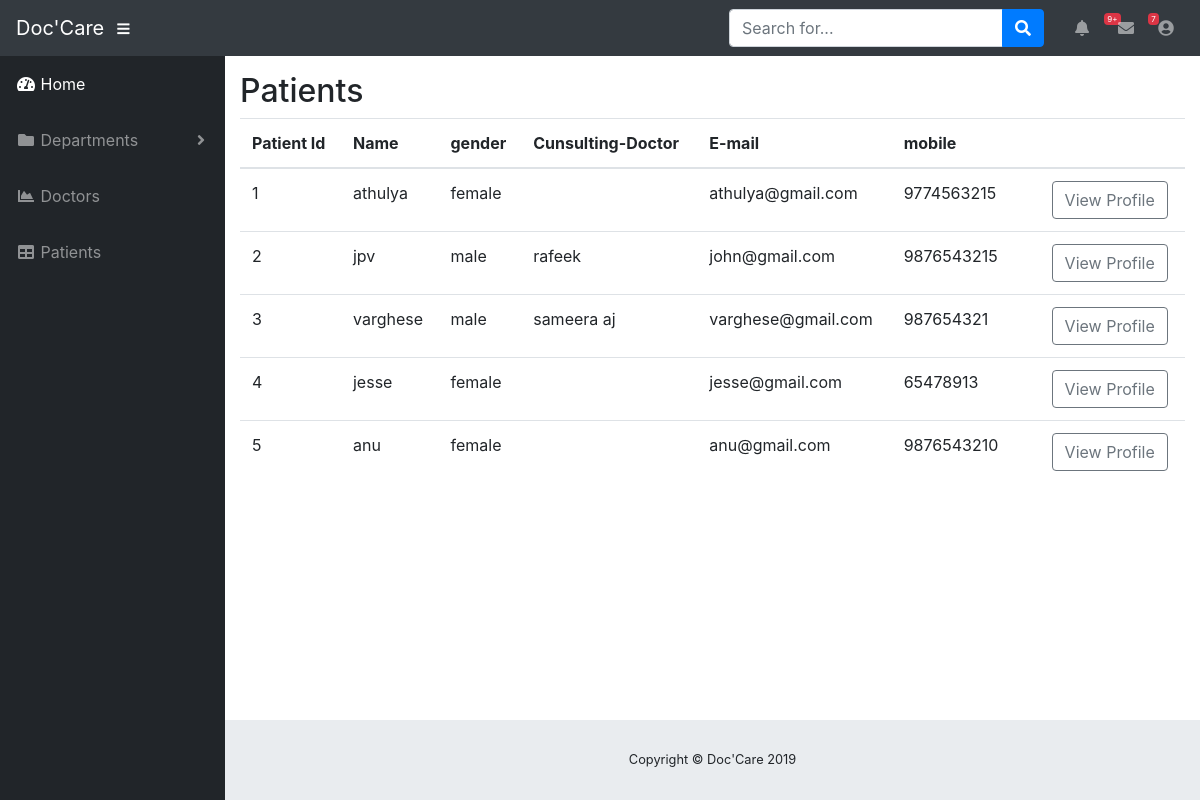
The page /admin_patients.php on the database its author committed.
### tables this page shows
CREATE TABLE `patient_registration` (
  `patient_id` int(11) NOT NULL,
  `first_name` varchar(50) NOT NULL,
  `last_name` varchar(50) NOT NULL,
  `gender` varchar(50) NOT NULL,
  `age` int(11) NOT NULL,
  `email` varchar(50) NOT NULL,
  `mobile` bigint(20) NOT NULL,
  `address` varchar(200) NOT NULL,
  `id_card_no` varchar(50) NOT NULL,
  `medical_history` varchar(200) NOT NULL,
  `username` varchar(50) NOT NULL,
  `password` varchar(50) NOT NULL,
  `apoint_date` date NOT NULL,
  `appoint_time` time NOT NULL,
  `appoint_doctor` varchar(50) NOT NULL,
  `appoint_status` varchar(50) NOT NULL DEFAULT 'pending'
);

### admin_patients.php (the view)
<?php include('dashboard_header.php');?>
<table class="container-fluid table">
      <thead>
      <h2>Patients</h2>
         <tr>
             <th>Patient Id</th>
             <th>Name</th>
             <th>gender</th>
             <th>Cunsulting-Doctor</th>
             <th>E-mail</th>
             <th>mobile</th>
             <th></th>
             <th></th>
         </tr>
    </thead>
    <tbody>
    <?php
					  require_once  'connection.php';
					  $sql = "select * from patient_registration";
					  $result = mysqli_query($conn,$sql);
					  while($row = mysqli_fetch_assoc($result))
					  {
						  ?>
      <tr>
        <td><?php echo $row['patient_id']; ?></td>
        <td><?php echo $row['first_name']; ?></td>
        <td><?php echo $row['gender']; ?></td>
        <td><?php echo $row['appoint_doctor']; ?></td>
        <td><?php echo $row['email']; ?></td>
        <td><?php echo $row['mobile']; ?></td><td>
        <td><a href="admin_doc_profile.php?id=<?php echo $row['doctor_id']; ?>" class="btn btn-outline-secondary  btn-arrow-right" role="button">View Profile</a></td></td>
        </tr>
        <?php
					  }
					  ?>
    </tbody>
  </table>
<?php include('dashboard_footer.php');?>

### rows shown on the page
patient_registration: patient_id "1", first_name "athulya", gender "female", email "athulya@gmail.com", mobile "9774563215"
patient_registration: patient_id "2", first_name "jpv", gender "male", appoint_doctor "rafeek", email "john@gmail.com", mobile "9876543215"
patient_registration: patient_id "3", first_name "varghese", gender "male", appoint_doctor "sameera aj", email "varghese@gmail.com", mobile "987654321"
patient_registration: patient_id "4", first_name "jesse", gender "female", email "jesse@gmail.com", mobile "65478913"
patient_registration: patient_id "5", first_name "anu", gender "female", email "anu@gmail.com", mobile "9876543210"
